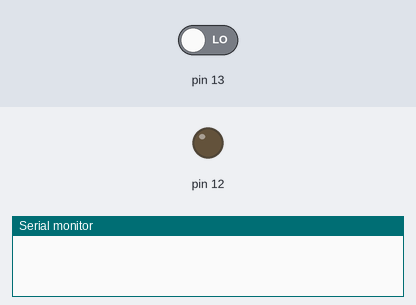
The sketch below on a simulated Arduino Uno, built with avr-gcc and run on an emulated ATmega328P. Shown: output pins drawn as LEDs (lit = HIGH), the last lines printed to the serial monitor. Inputs (shaded band) come from the test bench; at power-on: pin 13 LOW.

Above: at 1.2 s.
1.3 s: pin 13 driven HIGH
At 2.7 s:
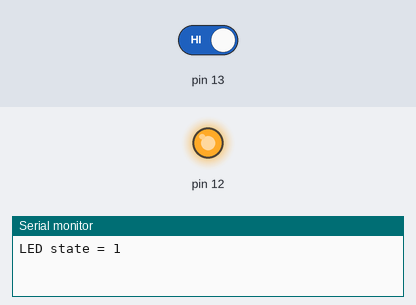
Timing chart, 0 to 4.3 s (numbered marks = the images above; inputs shaded):
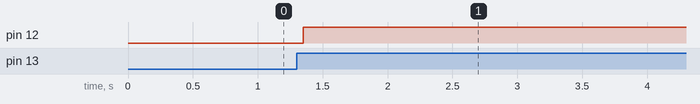

The sketch:

button_led_toggle.ino
```cpp
int previousState = LOW;
int ledState = LOW;

void setup() {
  pinMode(13, INPUT);
  pinMode(12, OUTPUT);
  Serial.begin(9600);
}

void loop() {
  int buttonState = digitalRead(13);

  // Αν το κουμπί άλλαξε κατάσταση
  if (buttonState != previousState) {
    delay(50);
    buttonState = digitalRead(13);

    if (buttonState != previousState) {
      previousState = buttonState;

      // and the button is pressed
      if (buttonState == HIGH) {
        ledState = !ledState;
        digitalWrite(12, ledState);
        Serial.print("LED state = ");
        Serial.println(ledState);
      }
    }
  }
}
```

Measured:
- after the input at 1.3 s, pin 12: LOW → HIGH after 0.05 s
